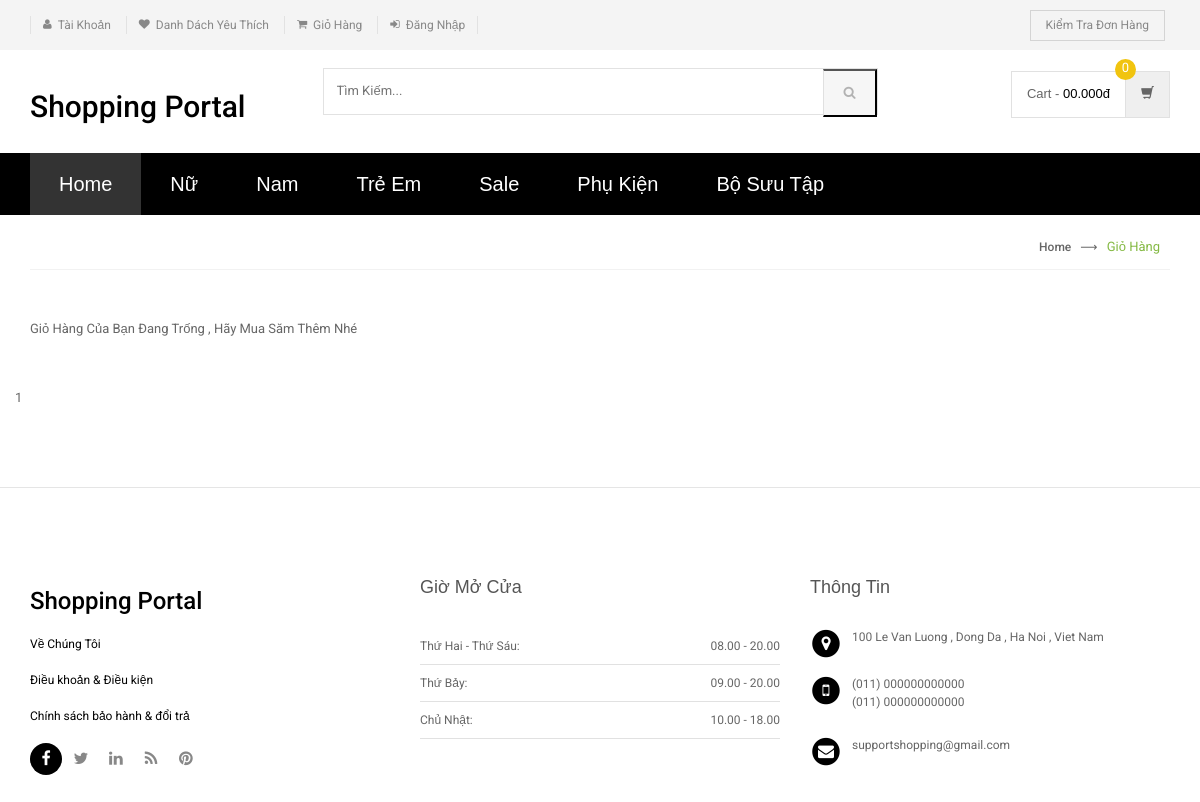
/shopping/my-cart.php, run on the app's committed database.
### tables this page shows
CREATE TABLE `category` (
  `id` int(11) NOT NULL,
  `categoryName` varchar(255) DEFAULT NULL,
  `creationDate` timestamp NOT NULL DEFAULT current_timestamp(),
  `updationDate` varchar(255) DEFAULT NULL
);

### shopping/includes/menu-bar.php (the view, shortened to what this page needs)
<div class="header-nav animate-dropdown">
    <div class="container">
        <div class="yamm navbar navbar-default" role="navigation">
            <div class="nav-bg-class">
                <div class="navbar-collapse collapse" id="mc-horizontal-menu-collapse">
	<div class="nav-outer">
		<ul class="nav navbar-nav">
			<li class="active dropdown yamm-fw">
				<a href="index.php" data-hover="dropdown" class="dropdown-toggle">Home</a>
			</li>
              <?php $sql=mysqli_query($con,"select id,categoryName  from category limit 6");
while($row=mysqli_fetch_array($sql))
{
    ?>
			<li class="dropdown yamm">
				<a href="category.php?cid=<?php echo $row['id'];?>"> <?php echo $row['categoryName'];?></a>
			</li>
			<?php } ?>
		</ul>
		<div class="clearfix"></div>
	</div>
</div>
            </div>
        </div>
    </div>
</div>

### shopping/assets/css/green.css (style rules this page uses)
a { color: black; }
.header-style-1 .header-nav { background: black; }
.cnt-home .header-style-1 .header-nav .navbar .navbar-nav > li.active { background: #333; }

### shopping/assets/css/blue.css (style rules this page uses)
a { color: #3498db; }
.header-style-1 .header-nav { background: #3498db; }
.cnt-home .header-style-1 .header-nav .navbar .navbar-nav > li.active { background: #1d6ca1; }

### shopping/assets/css/red.css (style rules this page uses)
a { color: #ff6c6c; }
.header-style-1 .header-nav { background: #ff6c6c; }
.cnt-home .header-style-1 .header-nav .navbar .navbar-nav > li.active { background: #ff1a1a; }

### shopping/assets/css/orange.css (style rules this page uses)
a { color: #f39c12; }
.header-style-1 .header-nav { background: #f39c12; }
.cnt-home .header-style-1 .header-nav .navbar .navbar-nav > li.active { background: #ab6c09; }

### shopping/assets/css/dark-green.css (style rules this page uses)
a { color: #12cca7; }
.header-style-1 .header-nav { background: #12cca7; }
.cnt-home .header-style-1 .header-nav .navbar .navbar-nav > li.active { background: #0b816a; }

### data on the page
category: categoryName "Nữ"
category: categoryName "Nam"
category: categoryName "Trẻ Em"
category: categoryName "Sale"
category: categoryName "Phụ Kiện"
category: categoryName "Bộ Sưu Tập"

### other printed values
include('includes/brands-slider.php') "1"
